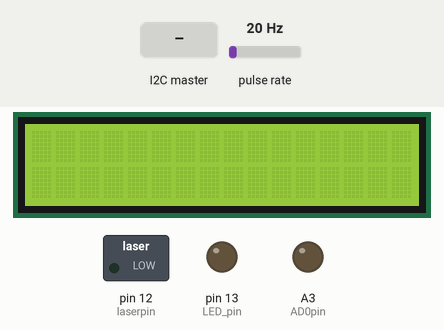
Recording of a sketch running on a simulated Arduino Uno, built with avr-gcc and run on an emulated ATmega328P. Parts: 16×2 character LCD, switched loads named in the sketch (green lamp = pin HIGH), output pins drawn as LEDs (lit = HIGH). Wiring (inferred from the names in the program): pulse sensor: data pin 2. Inputs (shaded band) come from the test bench; at power-on: pulse rate 20 Hz. The local clock reads 2024-03-15 10:24:30 at power-on unless the sketch sets it.

Above: at 1.2 s.
1.3 s: the I2C master sends the byte 1
At 2.5 s:
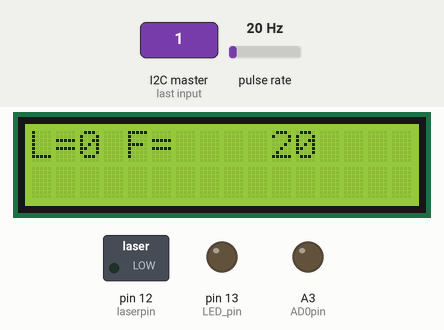
2.8 s: the I2C master sends the byte 0
4.3 s: the I2C master sends the byte 2
5.8 s: the I2C master sends the byte 90
At 7.0 s:
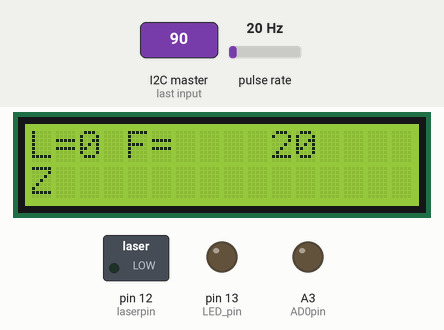
7.3 s: the I2C master sends the byte 200
At 8.3 s:
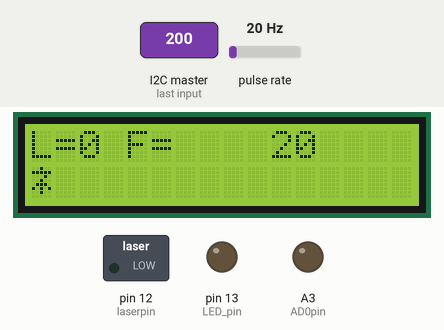
Timing chart, 0 to 9.8 s (numbered marks = the images above; inputs shaded):
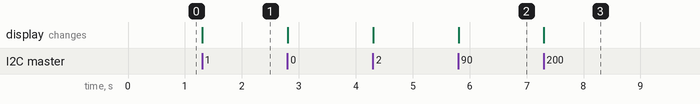

The sketch:

Code_Slave.ino
```cpp
#include <Wire.h>
#include "LiquidCrystal.h"
#include "RTClib.h"

#define TSL_FREQ_PIN 2 // output use digital pin2 for interrupt
float fD = 0.1; // Dark frequency
float Re = 1; // Irradiance responsivity (Here it has been set to 1 because in final calculation of relative flux this will be canelled out)
float Ee=0; // Irradiance
int timing = 1000; // in milliseconds
volatile unsigned long pulse_cnt = 0;
RTC_DS1307 RTC; // define the Real Time Clock object

LiquidCrystal lcd(10,9,8,7,6,5);

int laserpin=12, AD0pin=A3, intensity=0; //intensity is laser intensity,
char flux[10]; //flux is detector value
void setup() {
  RTC.begin();  // Start Real Time Clock
  pinMode(TSL_FREQ_PIN, INPUT);
  pinMode(13,OUTPUT);  //LED pin
  Wire.begin(1);                // 'This device' here joins i2c bus with address #1
  Wire.onReceive(receiveEvent); // register event
  Wire.onRequest(requestEvent);
  Serial.begin(9600);   // start serial for output
  lcd.begin(16,2);
  pinMode(AD0pin, OUTPUT);
  digitalWrite(AD0pin,LOW); // MPU6050 I2C address 0x68 for LOW and 0x69 for HIGH
  pinMode(laserpin, OUTPUT);

}

void loop() {
  analogWrite(laserpin,intensity);

  pulse_cnt=0;
  uint32_t millis1 = millis();
  DateTime time1 = RTC.now();

  attachInterrupt(0, add_pulse, RISING);
  delay(timing);
  detachInterrupt(0);

  uint32_t millis2 = millis();
  DateTime time2 = RTC.now();
  unsigned long finalcnt=pulse_cnt;
  dtostrf(finalcnt/(timing/1000.0), 6, 0, flux);

}

// function that executes whenever data is received from master
// this function is registered as an event, see setup()
void receiveEvent(int howMany) {


       lcd.clear();     // here first line is being displayed
       lcd.setCursor(0,0);
       lcd.write("L=");
       lcd.print(intensity);
       lcd.write(" F=");
       lcd.print(flux);
       lcd.setCursor(0,1);
//   Serial.println(Wire.available());


 int i=1;
  while (0< Wire.available()) {

 if(i<=16){               // reading first 16 bytes
    char c = Wire.read(); // receive byte as a character
    lcd.write(c);
 //   Serial.print(c);         // print the character
  }
else{                      // reading last byte of total 17 bytes
      intensity = Wire.read(); // receive byte as a character

//    lcd.write(c);
 //   Serial.print(intensity);         // print the character
}
i++;
  }

}
void requestEvent() {
  digitalWrite(13,HIGH);
  delay(500);             //LED flash indicating data sent
  digitalWrite(13,LOW);

  Wire.write(flux); // respond with message of 6 bytes
  // as expected by master
}

void add_pulse() {
  // increase pulse count
  pulse_cnt++;
  //Serial.println(pulse_cnt);
  return;
}
```

Measured:
- after the input at 1.3 s, the display: changes at once (image 1)
- after the input at 5.8 s, the display: changes at once (image 2)
- after the input at 7.3 s, the display: changes at once (image 3)
